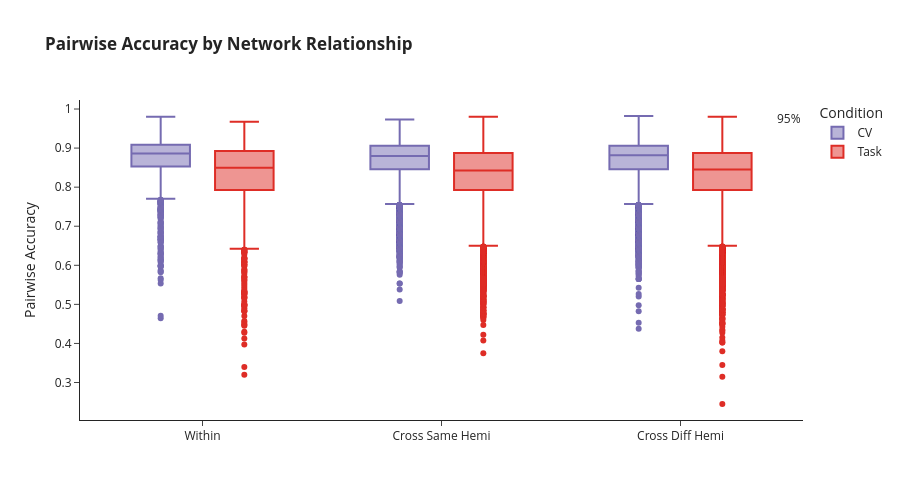

The notebook cell this image was saved under:
### Code cell
# =============================================================================
# WITHIN vs CROSS-NETWORK BOX PLOT
# =============================================================================

# Build dataframe for plotting
plot_data = []
for cat, arr in pair_cats_cv.items():
    for val in arr:
        plot_data.append({'Category': cat.replace('_', ' ').title(), 'Accuracy': val, 'Condition': 'CV'})
for cat, arr in pair_cats_task.items():
    for val in arr:
        plot_data.append({'Category': cat.replace('_', ' ').title(), 'Accuracy': val, 'Condition': 'Task'})

plot_df = pd.DataFrame(plot_data)

fig = px.box(
    plot_df, x='Category', y='Accuracy', color='Condition',
    color_discrete_map={'CV': COLORS['rest'], 'Task': COLORS['task']},
    title='<b>Pairwise Accuracy by Network Relationship</b>'
)

fig.add_hline(y=0.95, line_dash='dash', line_color='gray', annotation_text='95%')

fig.update_layout(
    template='simple_white', height=500, width=900,
    yaxis_title='Pairwise Accuracy', xaxis_title=''
)
fig.show()

### Figure 1 — Plotly figure (JSON) as saved in the notebook; plotly's stock layout.template omitted (floating-point values rounded to 4 significant figures; data arrays with more than 128 entries replaced by an {"elided": "..."} marker saying what was removed)
{"data": [{"alignmentgroup": "True", "hovertemplate": "Condition=CV<br>Category=%{x}<br>Accuracy=%{y}<extra></extra>", "legendgroup": "CV", "marker": {"color": "#756bb1"}, "name": "CV", "notched": false, "offsetgroup": "CV", "orientation": "v", "showlegend": true, "type": "box", "x": {"elided": "26796 str values"}, "x0": " ", "xaxis": "x", "y": {"elided": "26796 float values"}, "y0": " ", "yaxis": "y"}, {"alignmentgroup": "True", "hovertemplate": "Condition=Task<br>Category=%{x}<br>Accuracy=%{y}<extra></extra>", "legendgroup": "Task", "marker": {"color": "#de2d26"}, "name": "Task", "notched": false, "offsetgroup": "Task", "orientation": "v", "showlegend": true, "type": "box", "x": {"elided": "26796 str values"}, "x0": " ", "xaxis": "x", "y": {"elided": "26796 float values"}, "y0": " ", "yaxis": "y"}], "layout": {"annotations": [{"showarrow": false, "text": "95%", "x": 1, "xanchor": "right", "xref": "x domain", "y": 0.95, "yanchor": "bottom", "yref": "y"}], "boxmode": "group", "height": 500, "legend": {"title": {"text": "Condition"}, "tracegroupgap": 0}, "shapes": [{"line": {"color": "gray", "dash": "dash"}, "type": "line", "x0": 0, "x1": 1, "xref": "x domain", "y0": 0.95, "y1": 0.95, "yref": "y"}], "title": {"text": "<b>Pairwise Accuracy by Network Relationship</b>"}, "width": 900, "xaxis": {"anchor": "y", "domain": [0, 1], "title": {"text": ""}}, "yaxis": {"anchor": "x", "domain": [0, 1], "title": {"text": "Pairwise Accuracy"}}}}
